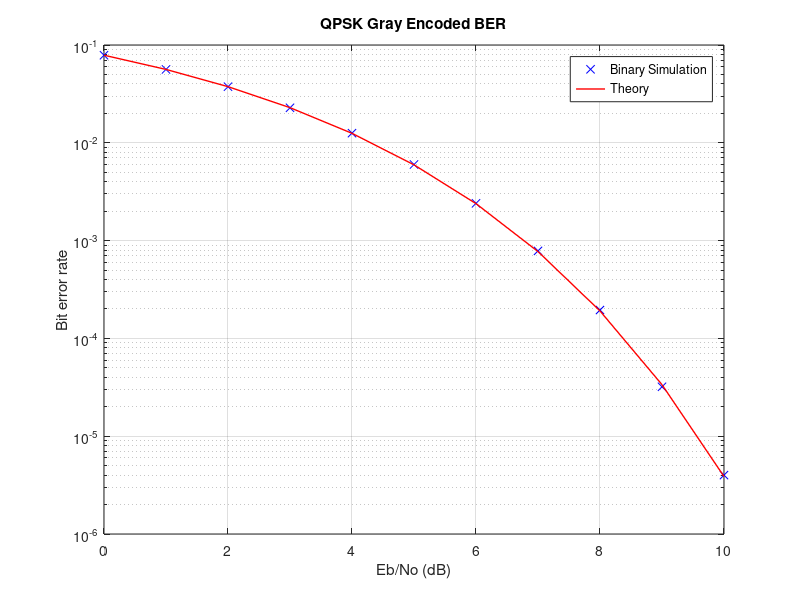

MATLAB code to generate this figure:
%number of symbols in simulation
Nsyms = 1e6;
% energy per symbol
Es = 1;
% energy per bit (2 bits/symbol for QPSK)
Eb = Es / 2;
% Eb/No values to simulate at, in dB
EbNo_dB = linspace(0, 10, 11);


% Eb/No values in linear scale
EbNo_lin = 10.^(EbNo_dB / 10);
% keep track of bit errors for each Eb/No point
bit_err = zeros(size(EbNo_lin));
for i=1:length(EbNo_lin)
    % generate source symbols
    syms = (1 - 2 * (randn(Nsyms,1) > 0)) + j * (1 - 2 * (randn(Nsyms, 1) > 0));
    % add noise
    syms_noisy = sqrt(Es/2) * syms + sqrt(Eb/(2*EbNo_lin(i))) * (randn(size(syms)) + j * randn(size(syms)));
    % recover symbols from each component (real and imaginary)
    syms_rec_r = sign(real(syms_noisy));
    syms_rec_i = sign(imag(syms_noisy));
    % count bit errors
    bit_err(i) = sum((syms_rec_r ~= real(syms)) + (syms_rec_i ~= imag(syms)));
end
% convert to bit error rate
bit_err = bit_err / (2 * Nsyms);

% calculate theoretical bit error rate, functionally equivalent to:
% bit_err_theo = qfunc(sqrt(2*EbNo_lin));
bit_err_theo = 0.5*erfc(sqrt(2*EbNo_lin)/sqrt(2));
figure;
semilogy(EbNo_dB, bit_err, 'bx', EbNo_dB, bit_err_theo, 'r', 'MarkerSize', 8, 'LineWidth', 1);
xlabel('Eb/No (dB)');
ylabel('Bit error rate');
title('QPSK Gray Encoded BER');
legend('Binary Simulation','Theory');
grid on;